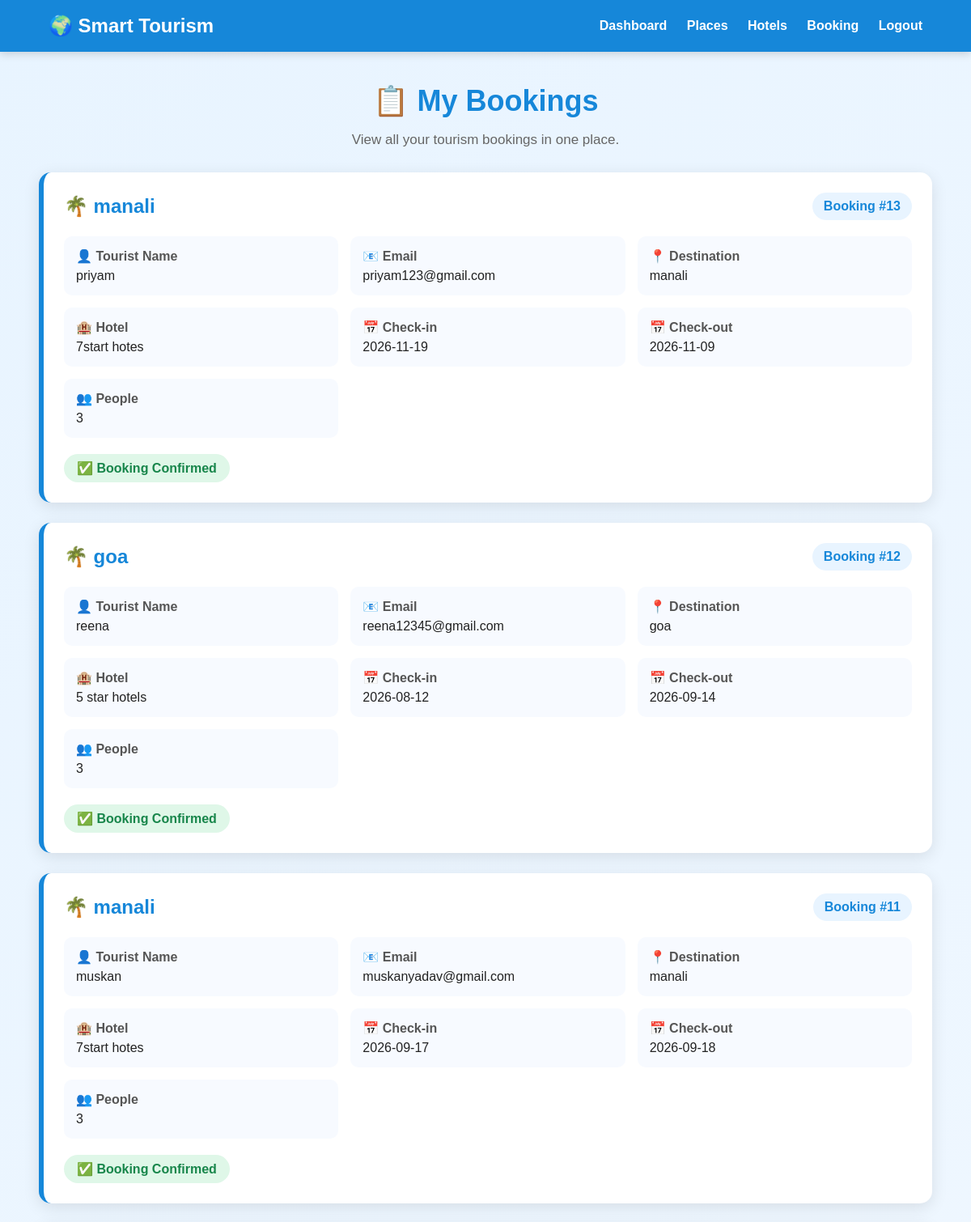
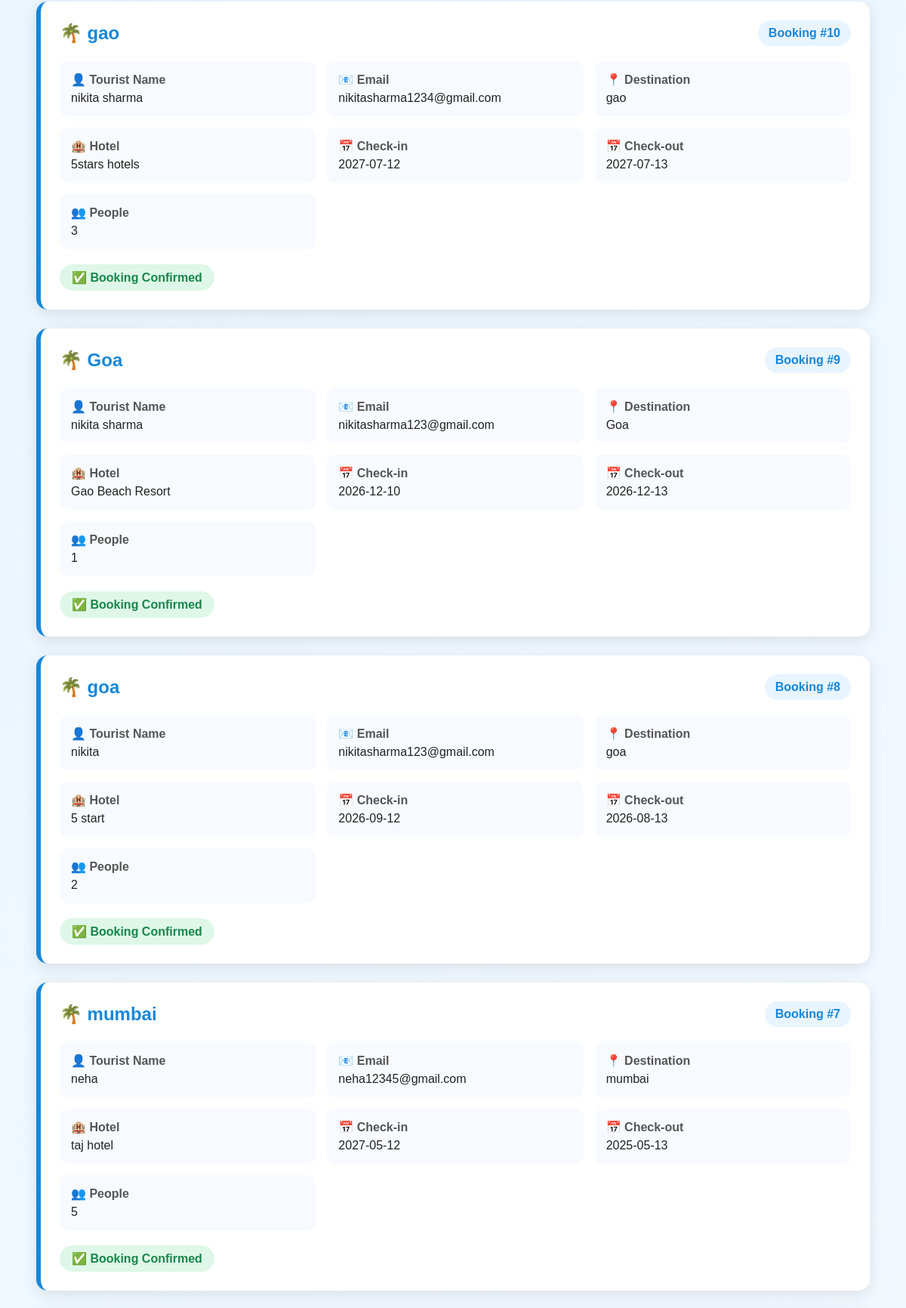
Page /mybooking (upper part) on the committed database (2 pictures, top to bottom).
### tables this page shows
CREATE TABLE bookings (
                id INTEGER PRIMARY KEY AUTOINCREMENT,
                name TEXT NOT NULL,
                email TEXT NOT NULL,
                destination TEXT NOT NULL,
                checkin TEXT NOT NULL,
                checkout TEXT NOT NULL
            , hotel TEXT DEFAULT '', people INTEGER DEFAULT 1);

### app.py (the view)
@app.route("/mybooking")
def mybooking():
    conn = sqlite3.connect("tourism.db")
    conn.row_factory = sqlite3.Row
    bookings = conn.execute("""
        SELECT * FROM bookings
        ORDER BY id DESC
    """).fetchall()
    conn.close()
    return render_template("MyBookings.html", bookings=bookings)

### templates/MyBookings.html (shortened to what this page needs)
<!DOCTYPE html>
<html lang="en">
<head>
</head>
<body>
    <nav>
        <h2>🌍 Smart Tourism</h2>
        <div>
            <a href="/dashboard">Dashboard</a>
            <a href="/places">Places</a>
            <a href="/hotels">Hotels</a>
            <a href="/booking">Booking</a>
            <a href="/logout">Logout</a>
        </div>
    </nav>
    <div class="container">
        <div class="heading">
            <h1>📋 My Bookings</h1>
            <p>
                View all your tourism bookings in one place.
            </p>
        </div>
        {% if bookings %}
            {% for booking in bookings %}
            <div class="booking-card">
                <div class="booking-top">
                    <h2>🌴 {{ booking['destination'] }}</h2>
                    <span class="booking-id">
                        Booking #{{ booking['id'] }}
                    </span>
                </div>
                <div class="details">
                    <div class="detail-box">
                        <strong>👤 Tourist Name</strong>
                        <span>{{ booking['name'] }}</span>
                    </div>
                    <div class="detail-box">
                        <strong>📧 Email</strong>
                        <span>{{ booking['email'] }}</span>
                    </div>
                    <div class="detail-box">
                        <strong>📍 Destination</strong>
                        <span>{{ booking['destination'] }}</span>
                    </div>
                    <div class="detail-box">
                        <strong>🏨 Hotel</strong>
                        <span>{{ booking['hotel'] }}</span>
                    </div>
                    <div class="detail-box">
                        <strong>📅 Check-in</strong>
                        <span>{{ booking['checkin'] }}</span>
                    </div>
                    <div class="detail-box">
                        <strong>📅 Check-out</strong>
                        <span>{{ booking['checkout'] }}</span>
                    </div>
                    <div class="detail-box">
                        <strong>👥 People</strong>
                        <span>{{ booking['people'] }}</span>
                    </div>
                </div>
                <div class="status">
                    ✅ Booking Confirmed
                </div>
            </div>
            {% endfor %}
        {% endif %}
    </div>
</body>
</html>

### templates/MyBookings.html (style rules this page uses)
* { box-sizing: border-box; }
body { margin: 0; font-family: Arial, sans-serif; background: linear-gradient(135deg, #e8f4ff, #f8fbff); color: #333; }
nav { background: #1687d9; color: white; padding: 18px 5%; display: flex; justify-content: space-between; align-items: center; box-shadow: 0 3px 10px rgba(0,0,0,0.15); }
nav h2 { margin: 0; }
nav a { color: white; text-decoration: none; margin-left: 20px; font-weight: bold; }
.container { width: 92%; max-width: 1200px; margin: 40px auto; }
.heading { text-align: center; margin-bottom: 30px; }
.heading h1 { color: #1687d9; font-size: 36px; margin-bottom: 10px; }
.heading p { color: #666; font-size: 17px; }
.booking-card { background: white; border-radius: 15px; padding: 25px; margin-bottom: 25px; box-shadow: 0 5px 20px rgba(0,0,0,0.10); border-left: 6px solid #1687d9; }
.booking-top { display: flex; justify-content: space-between; align-items: center; margin-bottom: 20px; }
.booking-top h2 { margin: 0; color: #1687d9; }
.booking-id { background: #e8f4ff; color: #1687d9; padding: 8px 14px; border-radius: 20px; font-weight: bold; }
.details { display: grid; grid-template-columns: repeat(3, 1fr); gap: 15px; }
.detail-box { background: #f7faff; padding: 15px; border-radius: 10px; }
.detail-box strong { display: block; color: #555; margin-bottom: 6px; }
.detail-box span { color: #222; }
.status { display: inline-block; margin-top: 20px; background: #dff7e8; color: #18864b; padding: 8px 16px; border-radius: 20px; font-weight: bold; }

### rows in the picture
bookings: destination "manali", id "13", name "priyam", email "priyam123@gmail.com", hotel "7start hotes", checkin "2026-11-19", checkout "2026-11-09", people "3"
bookings: destination "goa", id "12", name "reena", email "reena12345@gmail.com", hotel "5 star hotels", checkin "2026-08-12", checkout "2026-09-14", people "3"
bookings: destination "manali", id "11", name "muskan", email "muskanyadav@gmail.com", hotel "7start hotes", checkin "2026-09-17", checkout "2026-09-18", people "3"
bookings: destination "gao", id "10", name "nikita sharma", email "nikitasharma1234@gmail.com", hotel "5stars hotels", checkin "2027-07-12", checkout "2027-07-13", people "3"
bookings: destination "Goa", id "9", name "nikita sharma", email "nikitasharma123@gmail.com", hotel "Gao Beach Resort", checkin "2026-12-10", checkout "2026-12-13", people "1"
bookings: destination "goa", id "8", name "nikita", email "nikitasharma123@gmail.com", hotel "5 start", checkin "2026-09-12", checkout "2026-08-13", people "2"
bookings: destination "mumbai", id "7", name "neha", email "neha12345@gmail.com", hotel "taj hotel", checkin "2027-05-12", checkout "2025-05-13", people "5"
